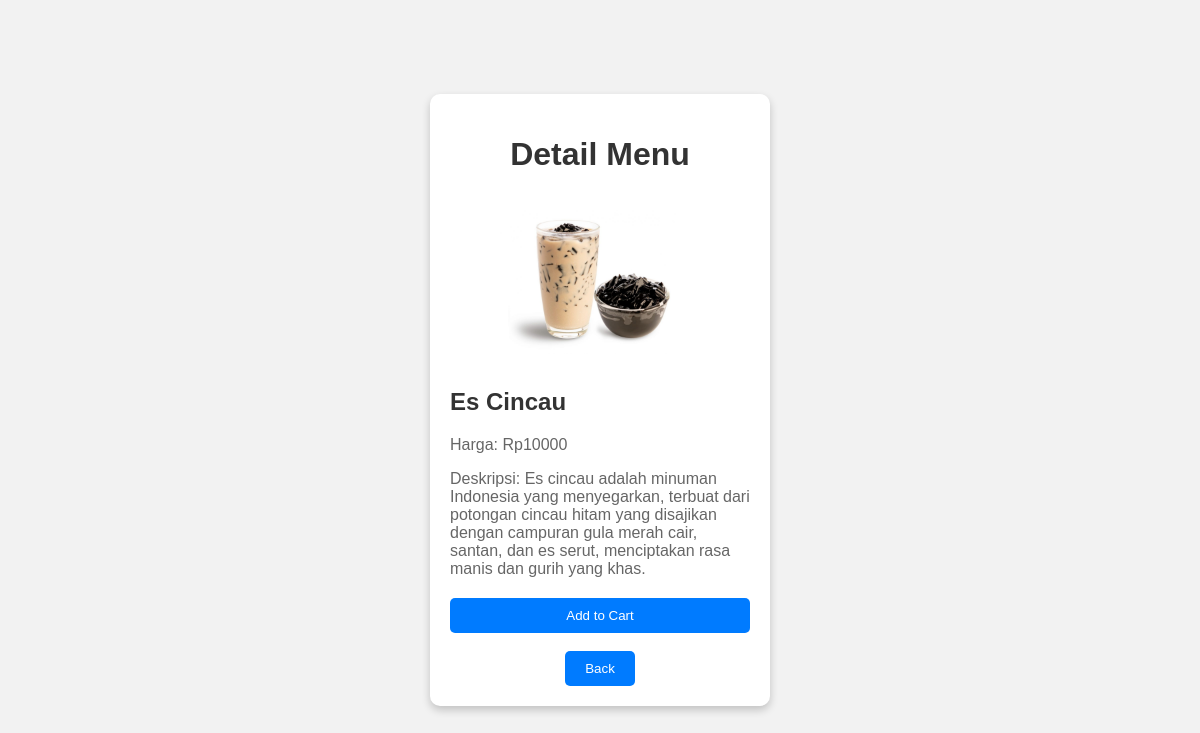
Page /detail.php?id=2 (signed in) on the committed database.
### tables this page shows
CREATE TABLE `resto` (
  `id` int(5) NOT NULL,
  `nama` varchar(30) NOT NULL,
  `harga` varchar(15) NOT NULL,
  `deskripsi` varchar(250) NOT NULL,
  `img` blob NOT NULL,
  `category` varchar(50) NOT NULL
);

### detail.php (the view, shortened to what this page needs)
<!DOCTYPE html>
<html>
<head>
</head>
<body class="bg_image">
    <div class="menu-card">
        <?php
        include 'config.php';
        if(isset($_COOKIE['user_id'])){
        if (isset($_GET['id'])) {
            $menuId = $_GET['id'];
            $detailQuery = "SELECT * FROM resto WHERE id = $menuId";
            $detailResult = mysqli_query($conn, $detailQuery);
            $menuData = mysqli_fetch_assoc($detailResult);
            if ($menuData) {
        ?>
                <h1>Detail Menu</h1>
                <img src="<?php echo $menuData['img']; ?>" alt="<?php echo $menuData['nama']; ?>">
                <div class="menu-details">
                    <h2><?php echo $menuData['nama']; ?></h2>
                    <p>Harga: Rp<?php echo $menuData['harga']; ?></p>
                    <p>Deskripsi: <?php echo $menuData['deskripsi']; ?></p>
                </div>
                <div class="add-to-cart">
                    <form method="post" action="add_to_cart.php">
                        <input type="submit" value="Add to Cart">
                    </form>
                    <br><a href="category.php"><button>Back</button></a>
                </div>
        <?php
            } else {
                echo "Menu tidak ditemukan.";
            }
        } else {
            echo "Parameter ID tidak ditemukan.";
        }
        }else{
            header("Location: category.php?error");
            exit();
        }
        ?>
    </div>
</body>
</html>

### detail.php (style rules this page uses)
body { font-family: Arial, sans-serif; background-color: #f2f2f2; display: flex; justify-content: center; align-items: center; height: 100vh; margin: 0; }
.menu-card { background-color: #fff; border-radius: 10px; padding: 20px; box-shadow: 0 4px 8px 0 rgba(0, 0, 0, 0.2); width: 300px; text-align: center; }
h1 { color: #333; }
img { width: 100%; max-width: 200px; height: auto; border-radius: 10px; margin: 10px 0; }
.menu-details { text-align: left; }
.menu-details h2 { color: #333; }
.menu-details p { color: #666; }
.add-to-cart { margin-top: 20px; }
.add-to-cart input[type="submit"] { background-color: #007bff; color: #fff; border: none; border-radius: 5px; padding: 10px 20px; cursor: pointer; width: 100% }
.add-to-cart button { background-color: #007bff; color: #fff; border: none; border-radius: 5px; padding: 10px 20px; cursor: pointer; }
.bg_image { background-image: url('./images/background.jpg'); background-size: 100% 100vh; }

### rows in the picture
resto: img (picture), nama "Es Cincau", harga "10000", deskripsi "Es cincau adalah minuman Indonesia yang menyegarkan, terbuat dari potongan cincau hitam yang disajikan dengan campuran gula merah cair, santan, dan es serut, menciptakan rasa manis dan gurih yang khas."
